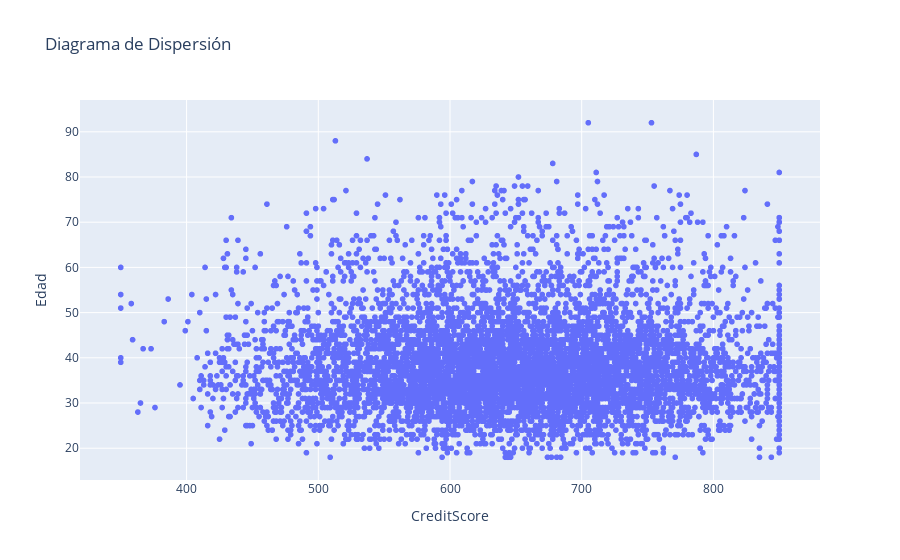

The notebook cell saved with this chart:
### Code cell
#Gráfica de dispersión
fig = px.scatter(df, x='CreditScore',y='Edad', title='Diagrama de Dispersión')
fig.show()

### Figure 1 — Plotly figure (JSON) as saved in the notebook; plotly's stock layout.template omitted (floating-point values rounded to 4 significant figures; data arrays with more than 128 entries replaced by an {"elided": "..."} marker saying what was removed)
{"data": [{"hovertemplate": "CreditScore=%{x}<br>Edad=%{y}<extra></extra>", "legendgroup": "", "marker": {"color": "#636efa", "symbol": "circle"}, "mode": "markers", "name": "", "showlegend": false, "type": "scattergl", "x": {"elided": "6664 int values"}, "xaxis": "x", "y": {"elided": "6664 int values"}, "yaxis": "y"}], "layout": {"legend": {"tracegroupgap": 0}, "title": {"text": "Diagrama de Dispersión"}, "xaxis": {"anchor": "y", "domain": [0, 1], "title": {"text": "CreditScore"}}, "yaxis": {"anchor": "x", "domain": [0, 1], "title": {"text": "Edad"}}}}
